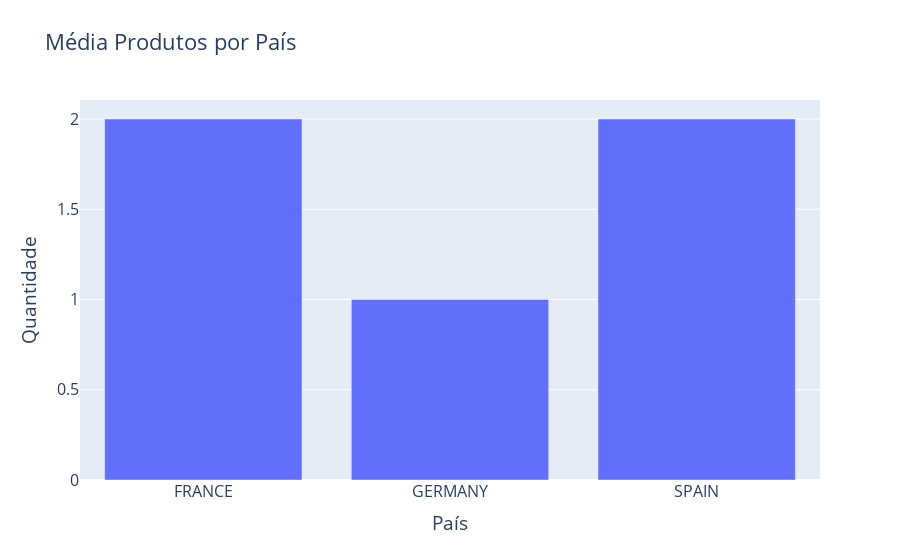

This figure's notebook cell:
### Markdown cell above
### Relação de Pais e Quantidade de Produtos

### Code cell
media_produtos_pais = df.groupby('Pais')['Qtd_Produtos'].median().reset_index()

fig = px.bar(
    media_produtos_pais,
    x = 'Pais',
    y = 'Qtd_Produtos',
    title = 'Média Produtos por País',
    template = 'plotly',
    labels = {'Qtd_Produtos': 'Quantidade', 'Pais': 'País'}
)

fig.update_layout(
    font = dict(
        size = 16
    )
)

fig.show()

### Figure 1 — Plotly figure (JSON) as saved in the notebook; plotly's stock layout.template omitted (floating-point values rounded to 4 significant figures)
{"data": [{"hovertemplate": "País=%{x}<br>Quantidade=%{y}<extra></extra>", "legendgroup": "", "marker": {"color": "#636efa", "pattern": {"shape": ""}}, "name": "", "orientation": "v", "showlegend": false, "textposition": "auto", "x": ["FRANCE", "GERMANY", "SPAIN"], "xaxis": "x", "y": [2.0, 1.0, 2.0], "yaxis": "y", "type": "bar"}], "layout": {"xaxis": {"anchor": "y", "domain": [0.0, 1.0], "title": {"text": "País"}}, "yaxis": {"anchor": "x", "domain": [0.0, 1.0], "title": {"text": "Quantidade"}}, "legend": {"tracegroupgap": 0}, "title": {"text": "Média Produtos por País"}, "barmode": "relative", "font": {"size": 16}}}
